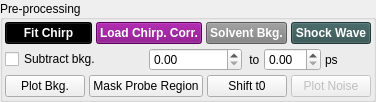
           <widget class="QGroupBox" name="oneD_PreProcessing_box">
            <property name="maximumSize">
             <size>
              <width>365</width>
              <height>16777215</height>
             </size>
            </property>
            <property name="title">
             <string>Pre-processing</string>
            </property>
            <property name="alignment">
             <set>Qt::AlignmentFlag::AlignLeading|Qt::AlignmentFlag::AlignLeft|Qt::AlignmentFlag::AlignVCenter</set>
            </property>
            <layout class="QVBoxLayout" name="verticalLayout_3">
             <property name="spacing">
              <number>4</number>
             </property>
             <property name="leftMargin">
              <number>2</number>
             </property>
             <property name="topMargin">
              <number>2</number>
             </property>
             <property name="rightMargin">
              <number>2</number>
             </property>
             <property name="bottomMargin">
              <number>2</number>
             </property>
             <item>
              <layout class="QHBoxLayout" name="horizontalLayout_3">
               <item>
                <widget class="QPushButton" name="PP_fitChirp_btn">
                 <property name="sizePolicy">
                  <sizepolicy hsizetype="Preferred" vsizetype="Fixed">
                   <horstretch>3</horstretch>
                   <verstretch>0</verstretch>
                  </sizepolicy>
                 </property>
                 <property name="toolTip">
                  <string>Fit a chirp/dispersion correction curve to the coherent artifact</string>
                 </property>
                 <property name="styleSheet">
                  <string notr="true">font: bold;
color: white;
background-color: Black
</string>
                 </property>
                 <property name="text">
                  <string>Fit Chirp</string>
                 </property>
                </widget>
               </item>
               <item>
                <widget class="QPushButton" name="PP_loadChirpCorr_btn">
                 <property name="sizePolicy">
                  <sizepolicy hsizetype="Minimum" vsizetype="Fixed">
                   <horstretch>3</horstretch>
                   <verstretch>0</verstretch>
                  </sizepolicy>
                 </property>
                 <property name="toolTip">
                  <string>Load a saved chirp correction curve from file</string>
                 </property>
                 <property name="styleSheet">
                  <string notr="true">font: bold;
color: white;
background-color: Purple
</string>
                 </property>
                 <property name="text">
                  <string>Load Chirp. Corr.</string>
                 </property>
                </widget>
               </item>
               <item>
                <widget class="QPushButton" name="PP_subtractSolvent_btn">
                 <property name="sizePolicy">
                  <sizepolicy hsizetype="Preferred" vsizetype="Fixed">
                   <horstretch>1</horstretch>
                   <verstretch>0</verstretch>
                  </sizepolicy>
                 </property>
                 <property name="toolTip">
                  <string>Subtract scaled, time-shifted solvent background from the current dataset</string>
                 </property>
                 <property name="styleSheet">
                  <string notr="true">font: bold;
color: white;
background-color: Gray
</string>
                 </property>
                 <property name="text">
                  <string>Solvent Bkg.</string>
                 </property>
                </widget>
               </item>
               <item>
                <widget class="QPushButton" name="PP_subtractShockwave_btn">
                 <property name="sizePolicy">
                  <sizepolicy hsizetype="Preferred" vsizetype="Fixed">
                   <horstretch>1</horstretch>
                   <verstretch>0</verstretch>
                  </sizepolicy>
                 </property>
                 <property name="toolTip">
                  <string>Subtract an average kinetic trace (shock wave) from all dataset pixels</string>
                 </property>
                 <property name="styleSheet">
                  <string notr="true">font: bold;
color: white;
background-color: DarkSlateGray
</string>
                 </property>
                 <property name="text">
                  <string>Shock Wave</string>
                 </property>
                </widget>
               </item>
              </layout>
             </item>
             <item>
              <layout class="QHBoxLayout" name="horizontalLayout_2">
               <item>
                <widget class="QCheckBox" name="PP_SubtactBkg_chk">
                 <property name="sizePolicy">
                  <sizepolicy hsizetype="MinimumExpanding" vsizetype="Fixed">
                   <horstretch>3</horstretch>
                   <verstretch>0</verstretch>
                  </sizepolicy>
                 </property>
                 <property name="text">
                  <string>Subtract bkg.</string>
                 </property>
                </widget>
               </item>
               <item>
                <widget class="SciDoubleSpinBox" name="PP_bkg_tmin">
                 <property name="sizePolicy">
                  <sizepolicy hsizetype="Preferred" vsizetype="Maximum">
                   <horstretch>2</horstretch>
                   <verstretch>0</verstretch>
                  </sizepolicy>
                 </property>
                </widget>
               </item>
               <item>
                <widget class="QLabel" name="label">
                 <property name="sizePolicy">
                  <sizepolicy hsizetype="Preferred" vsizetype="Preferred">
                   <horstretch>0</horstretch>
                   <verstretch>0</verstretch>
                  </sizepolicy>
                 </property>
                 <property name="text">
                  <string> to</string>
                 </property>
                </widget>
               </item>
               <item>
                <widget class="SciDoubleSpinBox" name="PP_bkg_tmax">
                 <property name="sizePolicy">
                  <sizepolicy hsizetype="Preferred" vsizetype="Maximum">
                   <horstretch>1</horstretch>
                   <verstretch>0</verstretch>
                  </sizepolicy>
                 </property>
                </widget>
               </item>
               <item>
                <widget class="QLabel" name="PP_bkg_tLabel">
                 <property name="sizePolicy">
                  <sizepolicy hsizetype="Preferred" vsizetype="Preferred">
                   <horstretch>1</horstretch>
                   <verstretch>0</verstretch>
                  </sizepolicy>
                 </property>
                 <property name="text">
                  <string>ps</string>
                 </property>
                </widget>
               </item>
              </layout>
             </item>
             <item>
              <layout class="QHBoxLayout" name="horizontalLayout_4">
               <item>
                <widget class="QPushButton" name="PP_plotBkg_btn">
                 <property name="sizePolicy">
                  <sizepolicy hsizetype="MinimumExpanding" vsizetype="Fixed">
                   <horstretch>2</horstretch>
                   <verstretch>0</verstretch>
                  </sizepolicy>
                 </property>
                 <property name="toolTip">
                  <string>Plot the computed pre-zero background spectrum</string>
                 </property>
                 <property name="text">
                  <string>Plot Bkg.</string>
                 </property>
                </widget>
               </item>
               <item>
                <widget class="QPushButton" name="PP_maskProbe_btn">
                 <property name="sizePolicy">
                  <sizepolicy hsizetype="MinimumExpanding" vsizetype="Fixed">
                   <horstretch>3</horstretch>
                   <verstretch>0</verstretch>
                  </sizepolicy>
                 </property>
                 <property name="toolTip">
                  <string>Select a probe range to mask out from calculations and plotting</string>
                 </property>
                 <property name="text">
                  <string>Mask Probe Region</string>
                 </property>
                </widget>
               </item>
               <item>
                <widget class="QPushButton" name="PP_shiftT0_btn">
                 <property name="sizePolicy">
                  <sizepolicy hsizetype="MinimumExpanding" vsizetype="Fixed">
                   <horstretch>2</horstretch>
                   <verstretch>0</verstretch>
                  </sizepolicy>
                 </property>
                 <property name="toolTip">
                  <string>Shift the delay time axis so a chosen point becomes the new t0</string>
                 </property>
                 <property name="text">
                  <string>Shift t0</string>
                 </property>
                </widget>
               </item>
               <item>
                <widget class="QPushButton" name="PP_plotNoise_btn">
                 <property name="enabled">
                  <bool>false</bool>
                 </property>
                 <property name="sizePolicy">
                  <sizepolicy hsizetype="MinimumExpanding" vsizetype="Fixed">
                   <horstretch>1</horstretch>
                   <verstretch>0</verstretch>
                  </sizepolicy>
                 </property>
                 <property name="toolTip">
                  <string>Plot the per-pixel/per-scan noise profile of the dataset</string>
                 </property>
                 <property name="text">
                  <string>Plot Noise</string>
                 </property>
                </widget>
               </item>
              </layout>
             </item>
            </layout>
           </widget>
